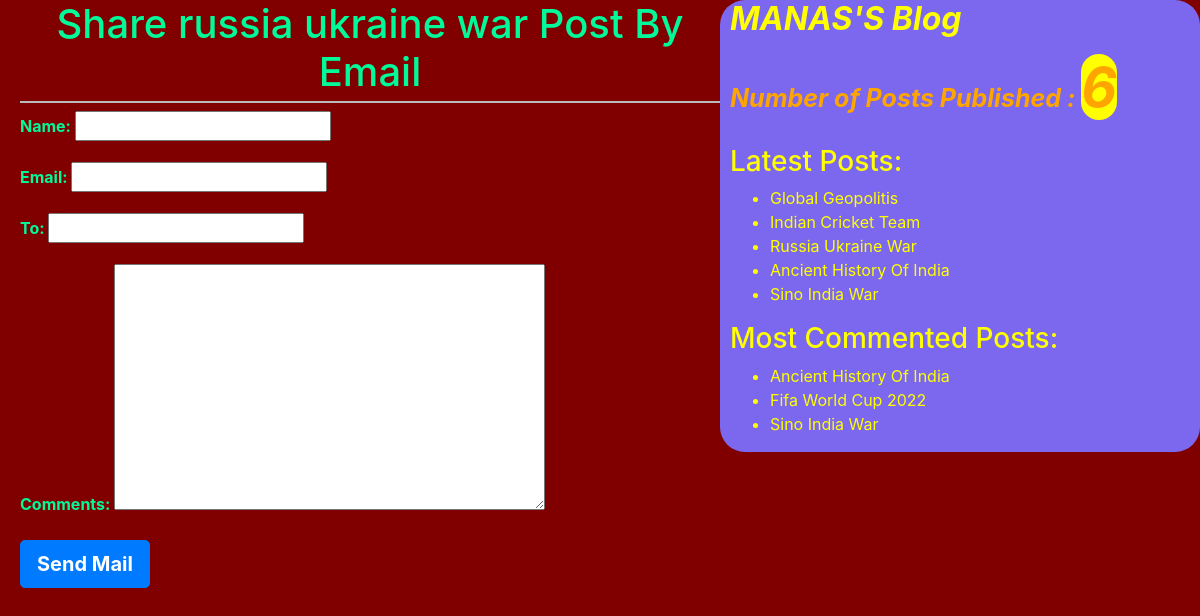
The page /5/share on the database its author committed.
### BloggingApp/models.py (models this page shows, shortened)
class Post(models.Model):
    STATUS_CHOICES=(('draft','Draft'),('published','Published'))
    title=models.CharField(max_length=150)
    slug=models.SlugField(max_length=250,unique_for_date='publish')
    author=models.ForeignKey(User,on_delete=models.CASCADE,related_name='blog_posts')
    body=models.TextField()
    publish=models.DateTimeField(default=timezone.now)
    created=models.DateTimeField(auto_now_add=True)
    updated=models.DateTimeField(auto_now=True)
    status=models.CharField(max_length=10,choices=STATUS_CHOICES,default='draft')
    objects=CustomManager()
    tags=TaggableManager()
    class Meta:
        ordering=('-publish',)
    def get_absolute_url(self):
        return reverse("post_detail",args=[self.publish.year,self.publish.strftime('%m'),self.publish.strftime('%d'),self.slug])

### BloggingApp/views.py (the view)
# urls.py: path('<id>/share', views.email_send_view),
def email_send_view(request,id):
    post=get_object_or_404(Post,id=id,status='published')
    sent=False
    if request.method=='POST':
        form=SendEmailForm(request.POST)
        if form.is_valid():
            cd=form.cleaned_data
            subject='{}({}) recommends you to read {} post'.format(cd['name'],cd['email'],post.title)
            post_url=request.build_absolute_uri(post.get_absolute_url())
            message='Read post At:\n{}\n\n{}\'s comment is:\n{} '.format(post_url,cd['name'],cd['comments'])
            send_mail=(subject,message,'manas@gmail.com',[cd['to']])
            sent=True
    else:
        form=SendEmailForm()
    return render(request,'bloggingapp/sharepost.html',{'form':form,'post':post,'sent':sent})

### BloggingApp/forms.py
class SendEmailForm(forms.Form):
    name=forms.CharField()
    email=forms.EmailField()
    to=forms.EmailField()
    comments=forms.CharField(required=False,widget=forms.Textarea)

### BloggingApp/models.py (called while the page is built)
    def get_queryset(self):
        return super().get_queryset().filter(status='published')

### BloggingApp/templatetags/bloggingapp_tags.py (called while the page is built)
@register.simple_tag(name='my_tag')
def total_posts():
    return Post.objects.count()

@register.inclusion_tag('bloggingapp/latest_posts123.html')
def show_latest_posts(count):
    latest_posts=Post.objects.order_by('-publish')[:count]
    return{'latest_posts':latest_posts}

@register.simple_tag
def get_most_commented_posts(count=3):
    most_commented_posts=Post.objects.annotate(total_comments=Count('comments')).order_by('-total_comments')[:count]
    return most_commented_posts

### templates/bloggingapp/sharepost.html (shortened to what this page needs)
<!DOCTYPE html>
{% extends 'bloggingapp/base.html'%}
{% block content_block %}
{% if sent %}
<h1>Mail has been sent successfully!!!!!!!!!</h1>
<h2>Post with title:{{post.title}} info shared successfully through mail...</h2>
{%else%}
<h1>Share {{post.title}} Post By Email</h1>
<form method="POST" >
  {{form.as_p}}
  <input style="font-weight:bold;" type="submit" class='btn btn-primary btn-lg' name="" value="Send Mail">
</form>
{%endif%}
{%endblock%}

### templates/bloggingapp/base.html (shortened to what this page needs)
<!DOCTYPE html>
{% load static %}
{% load bloggingapp_tags %}
<html lang="en" dir="ltr">
  <head>
    <link rel="stylesheet" href="{% static "css/bootstrap.css" %}">
    <link rel="stylesheet" href="{% static "css/blogging.css" %}">
  </head>
  <body>
    <div class="content">
      {% block content_block %}
      {%endblock%}
    </div>
    <div class="sidebar">
      <h2 ><strong><em>MANAS'S Blog</em></strong></h2>
      <p id="tp"> Number of Posts Published : <span  class="tp">{% my_tag %}</span></p>
      <h3>Latest Posts:</h3>{%show_latest_posts 5 %}
      <h3>Most Commented Posts:</h3>
      {% get_most_commented_posts as most_commented_posts%}
      <ul>
        {% for post in most_commented_posts%}
        <li > <a style="color:yellow;" href="{{post.get_absolute_url}}">{{post.title|title}}</a></li>
        {% endfor%}
      </ul>
    </div>
  </body>
</html>

### templates/bloggingapp/latest_posts123.html
<ul>
    {% for post in latest_posts %}
    <li><a style="color:yellow;" href="{{post.get_absolute_url}}"> {{post.title|title}}</a></li>
    {% endfor %}
</ul>

### static/css/blogging.css (style rules this page uses)
.content { width: 60%; float: left; font-family:-apple-system, BlinkMacSystemFont, 'Segoe UI', Roboto, Oxygen, Ubuntu, Cantarell, 'Open Sans', 'Helvetica Neue', sans-serif; color:mediumspringgreen; font-weight: bold; padding-left: 20px; border-radius: 25px; }
.sidebar { width: 40%; background: mediumslateblue; float: right; color:yellow; padding-left: 10px; border-radius: 25px; }
body { background:maroon; }
h1 { text-align: center; border-bottom: 2px solid #bbb; padding-bottom: 5px; }
#tp { color:orange; font-size:25px; font-weight: bold; font-style: oblique; }
.tp { background:yellow; font-size: 55px; border-radius: 50px; font-style:oblique; }

### rows shown on the page
Post: title "russia ukraine war", title "Russia Ukraine War"
Post: title "Global Geopolitis"
Post: title "Indian Cricket Team"
Post: title "Ancient History Of India"
Post: title "Sino India War"
Post: title "Fifa World Cup 2022"
